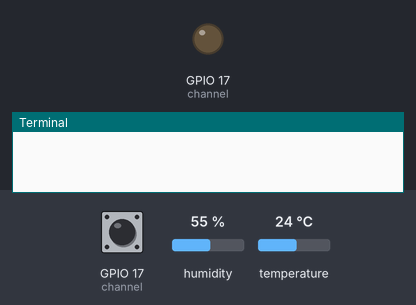
This program was run on a simulated Raspberry Pi (BCM pin numbers). On the bench: output pins drawn as LEDs (lit = HIGH), the last lines printed to the terminal. Inputs (shaded band) come from the test bench; at power-on: GPIO 17 (channel) HIGH, humidity 55 %, temperature 24 °C. The interpreter's speed is modelled, so counts of loop turns are approximate; the clock reads 2024-03-15 10:24:30 at power-on unless the program sets it.

Above: at 0.1 s.
At 1.2 s:
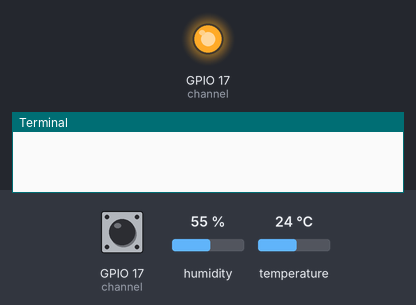
1.3 s: GPIO 17 (channel) pulsed LOW 2 times (0.12 s each, 0.3 s apart)
At 2.9 s:
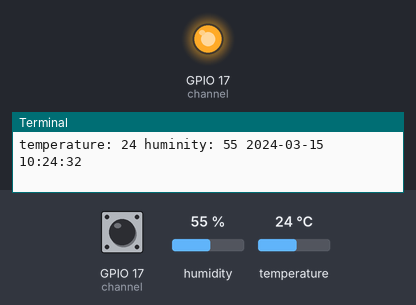
3.6 s: humidity set to 22 %
5.1 s: temperature set to 12 °C
6.6 s: humidity set to 40 %
Timing chart, 0 to 9.1 s (numbered marks = the images above; inputs shaded):
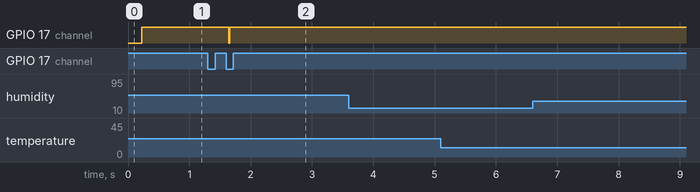

Measured:
- after the input at 1.3 s, GPIO 17 (channel): HIGH → LOW after 0.34 s, → HIGH 0.02 s later

The program:

DHT11-beifen.py
```python
import RPi.GPIO as GPIO
import time
import socket
from time import strftime,asctime,ctime,gmtime,mktime
import threading
#s=socket.socket()
host = '192.168.0.150'
port = 12345
#s.connect((host,port))
global timer
full_name=" "
last_time=" "
def  DHT11_read():
	global last_time
        flag=1
	a=1
	while flag==1:
			channel =17
			data = []
			j = 0

			GPIO.setmode(GPIO.BCM)

			time.sleep(0.2)

			GPIO.setup(channel, GPIO.OUT)
			GPIO.output(channel, GPIO.LOW)
			time.sleep(0.02)
			GPIO.output(channel, GPIO.HIGH)
			GPIO.setup(channel, GPIO.IN)

			while GPIO.input(channel) == GPIO.LOW:
			  continue
			while GPIO.input(channel) == GPIO.HIGH:
			  continue

			while j < 40:
			  k = 0
			  while GPIO.input(channel) == GPIO.LOW:
			    continue
			  while GPIO.input(channel) == GPIO.HIGH:
			    k += 1
			    if k > 100:
			      break
			  if k < 8:
			    data.append(0)
			  else:
			    data.append(1)

			  j += 1

			humidity_bit = data[0:8]
			humidity_point_bit = data[8:16]
			temperature_bit = data[16:24]
			temperature_point_bit = data[24:32]
			check_bit = data[32:40]

			humidity = 0
			humidity_point = 0
			temperature = 0
			temperature_point = 0
			check = 0

			for i in range(8):
			  humidity += humidity_bit[i] * 2 ** (7-i)
			  humidity_point += humidity_point_bit[i] * 2 ** (7-i)
			  temperature += temperature_bit[i] * 2 ** (7-i)
			  temperature_point += temperature_point_bit[i] * 2 ** (7-i)
			  check += check_bit[i] * 2 ** (7-i)

			tmp = humidity + humidity_point + temperature + temperature_point

			if check == tmp:
				now_time = strftime('%Y-%m-%d %H:%M:%S',time.localtime(time.time()))
				if now_time != last_time:
				  	print  "temperature:",temperature, "huminity:",humidity, now_time
					last_time=now_time
#				print "a",a
		                flag=0
#			        full_name=str(temperature)+" "+str(humidity)+" "+strftime('%Y-%m-%d %H:%M:%S',time.localtime(time.time()))
			  #s.sendall(full_name)
			else:
#				print "error"
				a=741
			GPIO.cleanup()
#	timer = threading.Timer(2, DHT11_read)
#	timer.start()
def shuchu():
	global full_name
	print full_name
	timer = threading.Timer(1, shuchu)
	timer.start()
#timer = threading.Timer(1, shuchu)
#timer.start()
while True:
	DHT11_read()
       #	timer = threading.Timer(2, DHT11_read)
#	timer.start()
timer = threading.Timer(1, shuchu)
timer.start()
```
